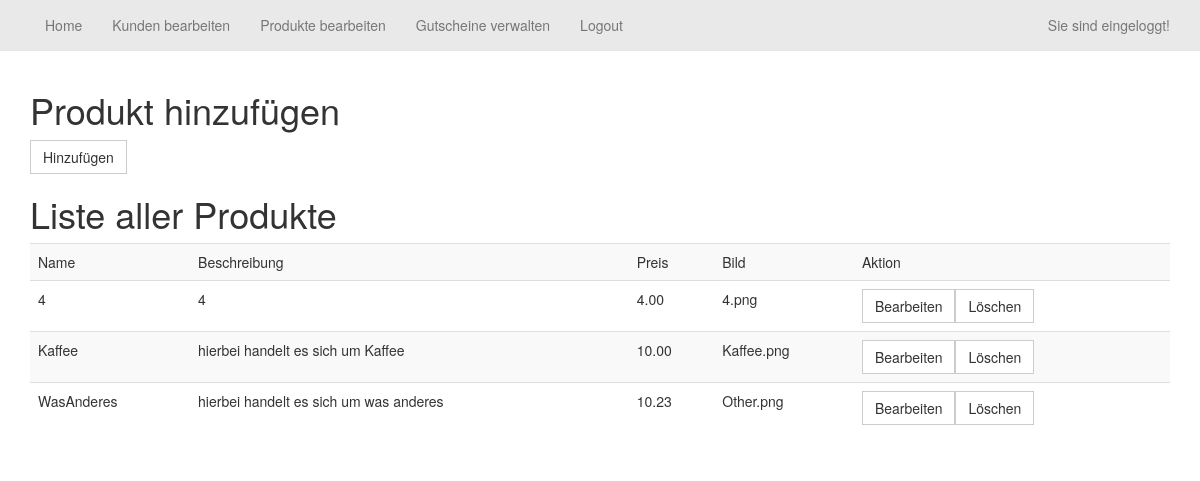
Page /index.php?page=ListProducts (signed in) on the earlier database version.
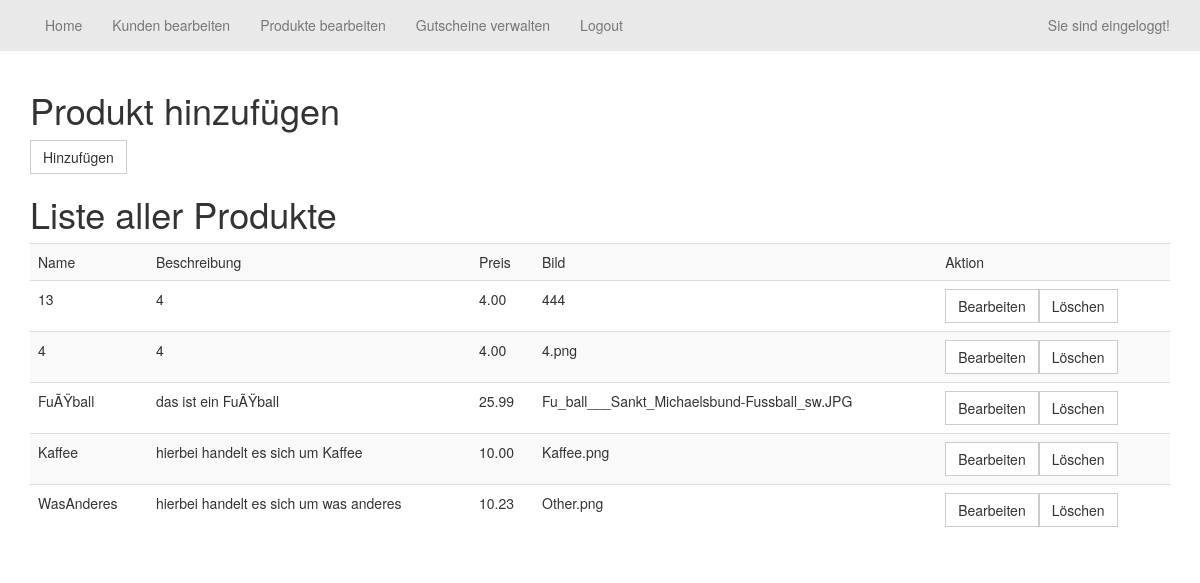
Same page on the later database version.
### tables this page shows
CREATE TABLE `products` (
  `Name` varchar(30) NOT NULL,
  `Description` text NOT NULL,
  `pathtopicture` varchar(256) NOT NULL,
  `price` decimal(10,2) NOT NULL
);

### sites/ListProducts.php (the view, shortened to what this page needs)
<div class="container">
    <h1>Produkt hinzufügen</h1>
    <a class="btn btn-default" href="index.php?page=AddProducts">Hinzufügen</a>
    <br>
    <h1>Liste aller Produkte</h1>
    <?php
    if ($dbconn->connect_error) {
        die("Connection failed: " . $conn->connect_error);
    } else {
        $sql = "select * from products";
        $result = $dbconn->query($sql);
        echo "<table class='table table-striped'>";
        echo "<tr>";
        echo "<td>Name</td>";
        echo "<td>Beschreibung</td>";
        echo "<td>Preis</td>";
        echo "<td>Bild</td>";
        echo "<td>Aktion</td>";
        while ($row = $result->fetch_object()) {
            echo "<tr>";
            echo "<td>$row->Name</td>";
            echo "<td>$row->Description</td>";
            echo "<td>$row->price</td>";
            echo "<td>$row->pathtopicture</td>";
            echo '<td><a class="btn btn-default" href="index.php?page=ChangeProducts&name=' . $row->Name . '">Bearbeiten</a><a class="btn btn-default" href="DeleteProduct.php?name=' . $row->Name . '">Löschen</a></td>';
        }
        echo "</table>";
    }
    ?>
</div>

### inc/navigation.php (shortened to what this page needs)
<nav class="navbar navbar-default navbar-fixed-top" role="navigation">
    <div class="container">
        <div class="collapse navbar-collapse" id="bs-example-navbar-collapse-1">
            <ul class="nav navbar-nav">
                <?php
                if (isset($_SESSION["userid"])) {
                    if ($_SESSION["userid"] == 1) {
                        $myxml = simplexml_load_file("config/navigation.xml");
                        foreach ($myxml->admin as $zeile) {
                            echo "<li>";
                            echo "<a href='index.php'>$zeile->home</a>";
                            echo "</li>";
                            echo "<li>";
                            echo "<a href='index.php?page=customerinfo'>$zeile->kunden</a>";
                            echo "</li>";
                            echo "<li>";
                            echo "<a href='index.php?page=ListProducts'>$zeile->produkt</a>";
                            echo "</li>";
                            echo "<li>";
                            echo "<a href='index.php?page=voucher'>$zeile->gutschein</a>";
                            echo "</li>";
                            echo "<li>";
                            echo "<a href='index.php?page=logout'>$zeile->logout</a>";
                            echo "</li>";
                        }
                    }
                }
                ?>
            </ul>
            <ul class="nav navbar-nav navbar-right">
                <?php
                if (isset($_SESSION["userid"])) {
                    echo "<p class='navbar-text'>Sie sind eingeloggt!<p>";
                }
                ?>
            </ul>
        </div>
    </div>
</nav>

Differences in the rows shown:
added products: Name "13", Description "4", price "4.00", pathtopicture "444"
added products: Name "FuÃŸball", Description "das ist ein FuÃŸball", price "25.99", pathtopicture "Fu_ball___Sankt_Michaelsbund-Fussball_sw.JPG"
